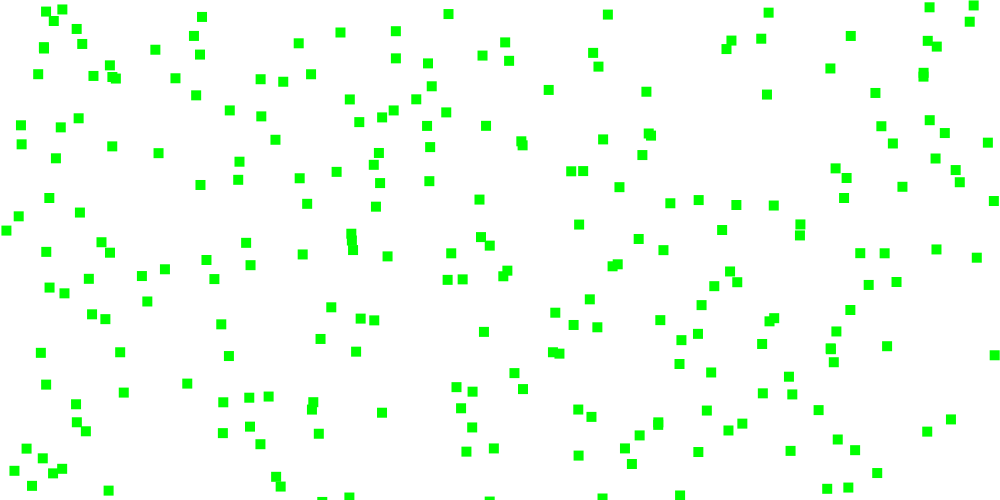
Frame 1 (no input)
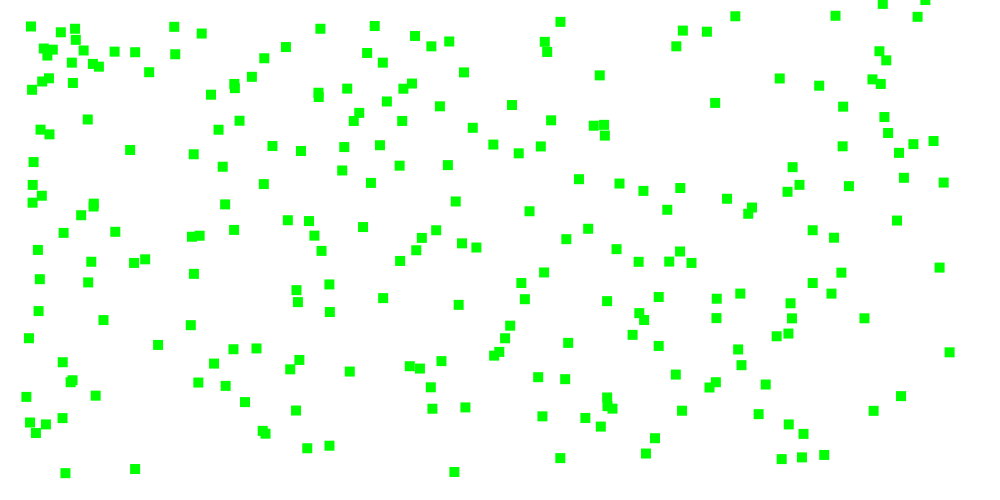
Frame 60 (the mouse pressed at the canvas centre just before this capture)
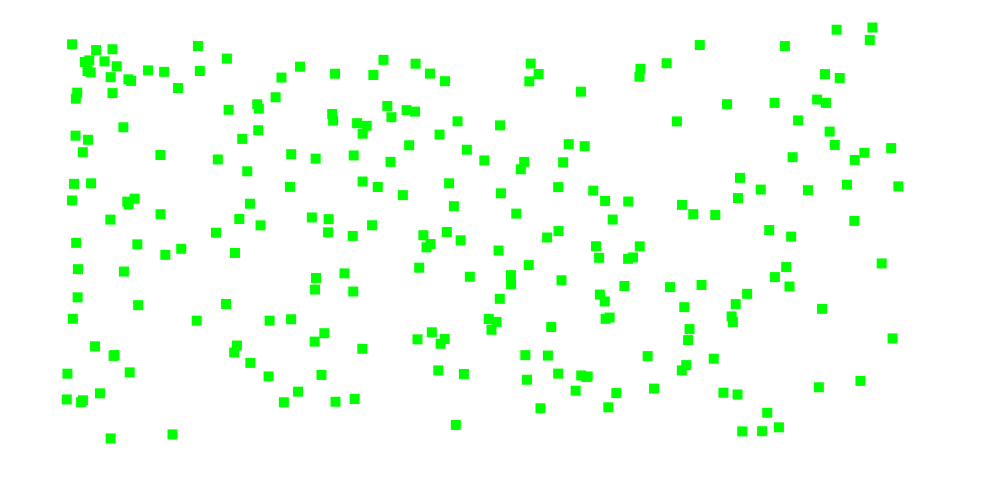
Frame 120 (the mouse held since frame 60 and released just before this capture)

The Processing sketch that drew these frames (run headless with seeded random() and noise(); from frame 60 on, the mouse is pressed at the canvas centre):

// Processing sketch: processing_45268
// ── processing_45268.pde

//By Homero Rosas
//Inspired by Open Processising
//10/11/11


int n = 250;
int edgeBuffer = 20;
int neighborDistance = 20;
boolean threeD = true;
boolean followMouse = true;
boolean showLines = false;
float accDamp = 0.1;
float clr;
float clg;
float clb;

PVector[] loc;
PVector[] vel;
PVector avgLoc;
PVector center;

PVector[] trace;
int traceIndex;
int traceCount;

void setup() {
  size(1000, 500);
  smooth();
  noStroke();
  
  fill(0, 230);
  clr = 0;
  clg = 500;
  clb = 0;
  
  reset();
  update();
}

void reset() {
  loc = new PVector[n];
  vel = new PVector[n];

  for (int i = 0; i < n; i++) {
    loc[i] = new PVector(random(width), random(height), threeD ? random(height) : 0);
    vel[i] = new PVector(random(-100, 100), random(-100, 100), threeD ? random(-100, 100) : 0);
    vel[i].normalize();
  }

  avgLoc = new PVector(width/2, height/2, threeD ? height/2 : 0);
  center = new PVector(width/2, height/2, threeD ? height/2 : 0);

  trace = new PVector[1000];
  traceIndex = round(random(n));
  traceCount = 0;
}

void draw() {
  background(255);

  // draw locs
  noStroke();
  fill(clr,clg,clb);
  PVector l;
  for (int i = 0; i < n; i++) {
    l = loc[i];
    rect(l.x, l.y, 10, 10);
  }
if (key == 'q')
 {clr= 500;
 clg= 0;
 clb= 0;
 }
 
 if (key == 'e')
 {clr= 0;
 clg= 0;
 clb= 500;
 }
 
  if (showLines) {

    // draw lines
    stroke(0, 50);
    noFill();
    ellipse(avgLoc.x, avgLoc.y, 10, 10);
    line(0, avgLoc.y, width, avgLoc.y);
    line(avgLoc.x, 0, avgLoc.x, height);

    // draw trace
    noStroke();
    fill(255, 0, 0, 30);
    for (int i = 0; i < trace.length; i++) {
      if (trace[i] != null) {
        ellipse(trace[i].x, trace[i].y, 2, 2);
      }
    }
  }

  recordTrace();
  update();
}

void recordTrace() {
  trace[traceCount++ % trace.length] = PVector.mult(loc[traceIndex], 1);
}

void update() {
  float xsum = 0;
  float ysum = 0;
  float zsum = 0;

  PVector l;
  PVector v;
  PVector a;
  PVector diff;
  for (int i = 0; i < n; i++) {
    l = loc[i];
    v = vel[i];

    a = PVector.sub(avgLoc, l); // gravitate towards avgLoc

    // avoid edges
    if (l.x < edgeBuffer || l.y < edgeBuffer || l.x > width-edgeBuffer || l.y > height-edgeBuffer) {
      a.add(PVector.sub(center, l));
    }

    // avoid neighbors
    if (true || random(1) > 0.25) {
      //for (int j = i+1; j < n; j++) {  // avoid first I see
      for (int j = 0; j < n; j++) {  // avoid any
        if (i != j) {
          diff = PVector.sub(l, loc[j]);
          if (diff.mag() < neighborDistance) {
            a.add(diff);
          }
        }
      }
    }

    a.normalize();
    a.mult(accDamp);

    xsum += l.x;
    ysum += l.y;
    zsum += l.z;

    v.add(a);
    v.normalize();
    l.add(v);
  }

  avgLoc = followMouse ? new PVector(mouseX, mouseY) : new PVector(xsum / n, ysum / n, zsum / n);
}

void mouseClicked() {
  reset();
  clr=205;
  clg=255;
  clb=25;
}

void keyPressed() {
  if (key == 'x') {
    showLines = !showLines;
  }
  if (key == 'a') {
    mouseX=mouseX-5;
  }  
  if (key == 's') {
    mouseY=mouseY+5;
  }  
  if (key == 'd') {
    mouseX=mouseX+5;
  }  
  if (key == 'w') {
    mouseY=mouseY-5;
  }
}
